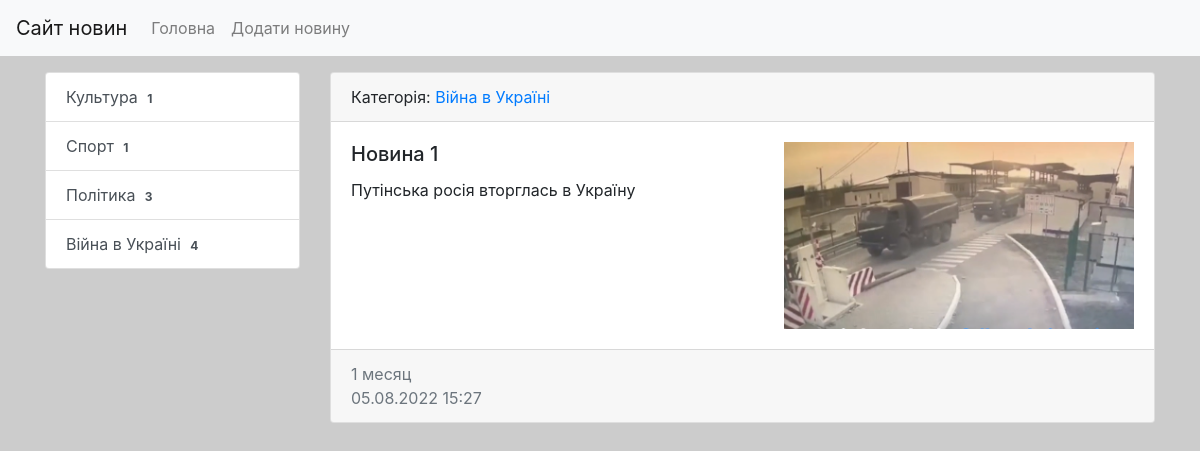
The page /news/1/ on the database its author committed.
### news/models.py (models this page shows, shortened)
class Category(models.Model):
    title = models.CharField(max_length=150, db_index=True, verbose_name='Назва категорії')
    def get_absolute_url(self):
        return reverse('category', kwargs={'category_id': self.pk})
    def __str__(self):
        return self.title
    class Meta:
        verbose_name = 'Категорія'
        verbose_name_plural = 'Категорії'
        ordering = ['title']

class News(models.Model):
    title = models.CharField(max_length=150, verbose_name='Заголовок')
    content = models.TextField(blank=True, verbose_name='Зміст')
    created_at = models.DateTimeField(auto_now_add=True, verbose_name='Створено')
    updated_at = models.DateTimeField(auto_now=True, verbose_name='Оновлено')
    photo = models.ImageField(upload_to='photos/%Y/%m/%d/', verbose_name='Фото', blank=True)
    is_published = models.BooleanField(default=True, verbose_name='Опубліковано')
    category = models.ForeignKey('Category', on_delete=models.PROTECT, verbose_name='Категорія')
    views = models.IntegerField(default=0)
    class Meta:
        verbose_name = 'Новина'
        verbose_name_plural = 'Новини'
        ordering = ['-created_at']

### news/views.py (the view)
# urls.py: path('news/<int:pk>/', ViewNews.as_view(), name='view_news'),
class ViewNews(DetailView):
    model = News
    context_object_name = 'news_item'

### news/templatetags/news_tags.py (called while the page is built)
@register.inclusion_tag('news/list_categories.html')
def show_categories():
    categories = Category.objects.annotate(cnt=Count('news')).filter(cnt__gt=0)
    return {'categories': categories}

### news/templates/news/news_detail.html (shortened to what this page needs)
{% extends 'base.html' %}
{% block sidebar %}
{% include 'inc/_sidebar.html' %}
{% endblock %}
{% block content %}
  <div class="card mb-3">
    <div class="card-header">
      Категорія: <a href="{{ news_item.category.get_absolute_url }}">{{ news_item.category }}</a>
    </div>
    <div class="card-body">
      <div class="media">
        <div class="media-body">
          <h5 class="card-title">{{ news_item.title }}</h5>
          <p class="card-text">{{ news_item.content }}</p>
        </div>
        {% if news_item.photo %}
        <img class="ml-3" src="{{ news_item.photo.url }}" alt="" width="350">
        {%endif%}
      </div>
    </div>
    <div class="card-footer text-muted">
      {{ news_item.created_at|timesince}} <br>
      {{ news_item.created_at|date:"d.m.Y H:i"}}
    </div>
  </div>
{% endblock %}

### news/templates/news/list_categories.html
<div class="list-group">
    {% for item in categories %}
    <a href="{{ item.get_absolute_url }}" class="list-group-item list-group-item-action">{{ item.title }}  <span class="
badge text-bg-secondary">{{ item.cnt }}</span></a>
    {% endfor %}
</div>

### july_project/static/css/style.css (style rules this page uses)
body { background-color: #ccc; }

### rows shown on the page
Category: title "Культура", cnt "1"
Category: title "Спорт", cnt "1"
Category: title "Політика", cnt "3"
Category: title "Війна в Україні", cnt "4"
News: category "Війна в Україні", title "Новина 1", content "Путінська росія вторглась в Україну", photo (picture), created_at "1 месяц", created_at "05.08.2022 15:27"
